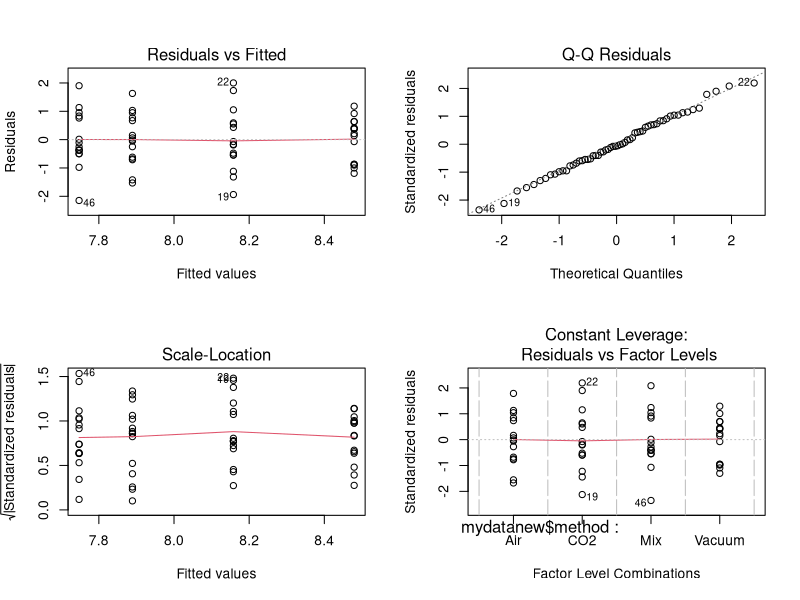

R code for this plot:
#!/usr/bin/env Rscript
mydata <- read.csv("./meatpacking.csv")

## Meat packaged in ambient air only has a shelf life of about two days before the ## quality of the meat begins to degrade due to microbial growth. A group of scientists ## performed an experiment to test alternative methods of meat packing to assess whether ## any method reduced microbial growth. The scientists applied four different packing ## methods to equally sized batches of meat, standard air, 100% CO2, vacuum packaging and ## a mix of different gases. They then counted the amount of baterial growth that occured ## per cm squared and took the natural log of that. They are interested in knowing if ## there is a difference in microbial growth between the four methods. They have decided ## to conduct their experiment at significance level α = 0.001.

## import the dataset
## call the package "tidyr"

library(tidyr)

## convert the data from the csv file to have one column for the factor levels and one ## column for the observations

mydatanew <- gather(mydata, key = "method", value = "bacterial")

## ANOVA

res <- aov(mydatanew$bacterial ~ mydatanew$method)

## show the anova table 

summary(res)

## QQ plot and residual plots

par(mfrow=c(2,2))
plot(res)


################# Calculate by Hand

## calculate the sample mean and sample variance for each groups

means <- tapply(mydatanew$bacterial,mydatanew$method,mean)
vars  <- tapply(mydatanew$bacterial,mydatanew$method,var)

## find the grand mean

grandmean = mean(mydatanew$bacterial)
grandmean

## calculate MSTR

nj=dim(mydata)[1]
k =dim(mydata)[2]
MSTR <- sum(nj *(means-grandmean)^2) / (k-1)

## calculate MSE
nt = nj*k
MSE <- sum((nj-1)*vars)/(nt-k)

## F test statistic
Ftest <- MSTR/MSE

## P-value
pvalue <- pf(Ftest,k-1,nt-k,lower.tail=FALSE)
pvalue
